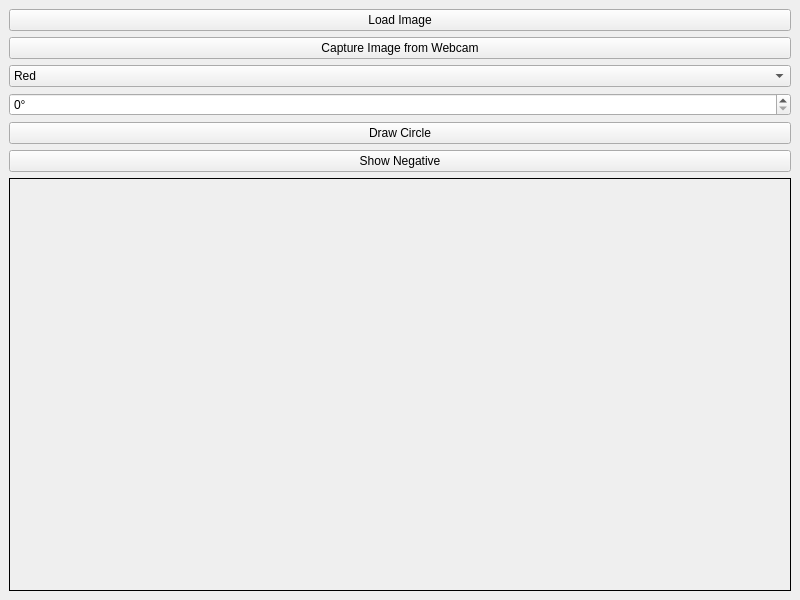
<?xml version="1.0" encoding="UTF-8"?>
<ui version="4.0">
 <class>MainWindow</class>
 <widget class="QMainWindow" name="MainWindow">
  <property name="geometry">
   <rect>
    <x>0</x>
    <y>0</y>
    <width>800</width>
    <height>600</height>
   </rect>
  </property>
  <property name="windowTitle">
   <string>Image Processing Application</string>
  </property>
  <widget class="QWidget" name="centralwidget">
   <layout class="QVBoxLayout" name="verticalLayout">
    <item>
     <widget class="QPushButton" name="loadImageButton">
      <property name="text">
       <string>Load Image</string>
      </property>
     </widget>
    </item>
    <item>
     <widget class="QPushButton" name="captureImageButton">
      <property name="text">
       <string>Capture Image from Webcam</string>
      </property>
     </widget>
    </item>
    <item>
     <widget class="QComboBox" name="channelComboBox">
      <property name="currentText">
       <string>Select Color Channel</string>
      </property>
      <item>
       <property name="text">
        <string>Red</string>
       </property>
      </item>
      <item>
       <property name="text">
        <string>Green</string>
       </property>
      </item>
      <item>
       <property name="text">
        <string>Blue</string>
       </property>
      </item>
     </widget>
    </item>
    <item>
     <widget class="QSpinBox" name="rotateAngleSpinBox">
      <property name="maximum">
       <number>360</number>
      </property>
      <property name="value">
       <number>0</number>
      </property>
      <property name="suffix">
       <string>°</string>
      </property>
     </widget>
    </item>
    <item>
     <widget class="QPushButton" name="drawCircleButton">
      <property name="text">
       <string>Draw Circle</string>
      </property>
     </widget>
    </item>
    <item>
     <widget class="QPushButton" name="showNegativeButton">
      <property name="text">
       <string>Show Negative</string>
      </property>
     </widget>
    </item>
    <item>
     <widget class="QLabel" name="imageLabel">
      <property name="minimumSize">
       <size>
        <width>400</width>
        <height>300</height>
       </size>
      </property>
      <property name="frameShape">
       <enum>QFrame::Box</enum>
      </property>
      <property name="alignment">
       <set>Qt::AlignCenter</set>
      </property>
     </widget>
    </item>
   </layout>
  </widget>
 </widget>
 <resources/>
 <connections/>
</ui>
